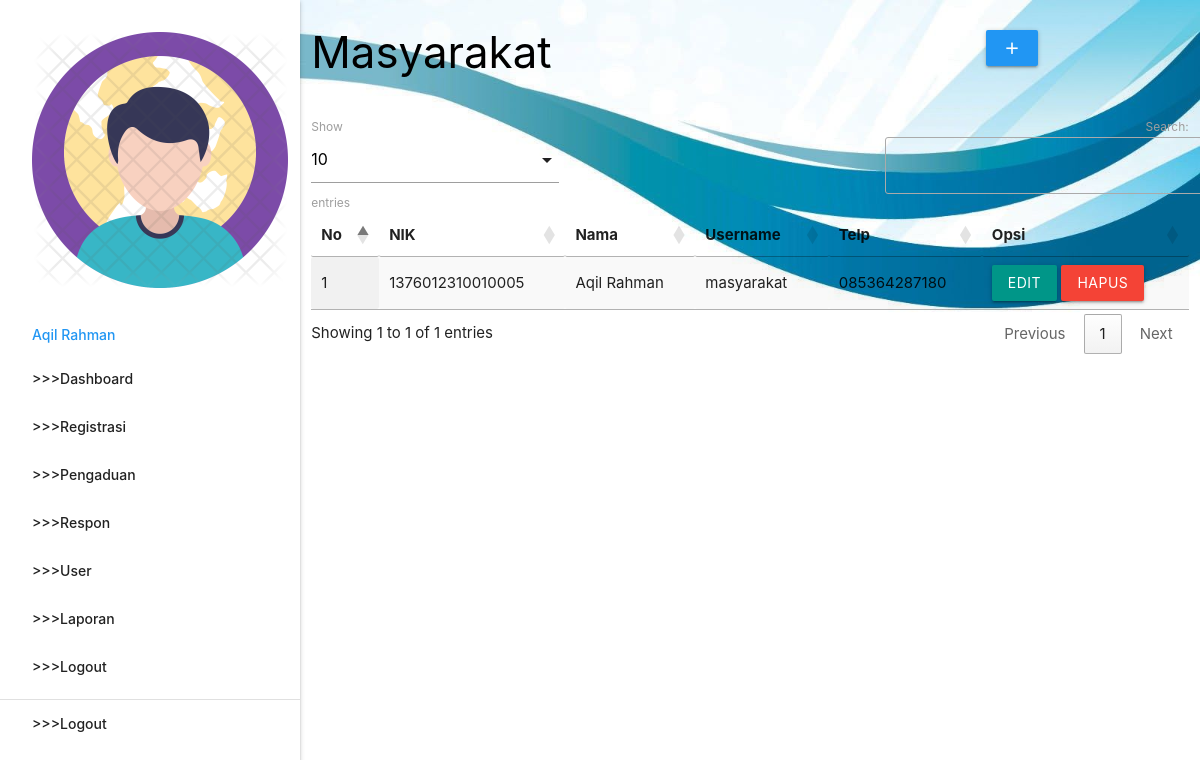
The app's page /admin/index.php?p=registrasi (signed in) with its own data.
### tables this page shows
CREATE TABLE `masyarakat` (
  `nik` varchar(16) NOT NULL,
  `nama` varchar(35) NOT NULL,
  `username` varchar(25) NOT NULL,
  `password` varchar(255) NOT NULL,
  `telp` varchar(13) NOT NULL
);

### admin/registrasi.php (the view, shortened to what this page needs)
       <div class="row">
         <div class="col s12 m9">
           <h3 class="black-text">Masyarakat</h3>
         </div>
         <div class="col s12 m3">
           <div class="section"></div>
           <a class="waves-effect waves-light btn modal-trigger blue" href="#modal1"><i class="material-icons">add</i></a>
         </div>
       </div>
       <table id="example" class="display responsive-table" style="width:100%">
         <thead>
             <tr>
				<th>No</th>
				<th>NIK</th>
				<th>Nama</th>
				<th>Username</th>
				<th>Telp</th>
               	<th>Opsi</th>
             </tr>
         </thead>
         <tbody>
<?php
	$no=1;
	$query = mysqli_query($koneksi,"SELECT * FROM masyarakat ORDER BY nik ASC");
	while ($r=mysqli_fetch_assoc($query)) { ?>
	<tr>
		<td><?php echo $no++; ?></td>
		<td><?php echo $r['nik']; ?></td>
		<td><?php echo $r['nama']; ?></td>
		<td><?php echo $r['username']; ?></td>
		<td><?php echo $r['telp']; ?></td>
		<td><a class="btn teal modal-trigger" href="#regis_edit?nik=<?php echo $r['nik'] ?>">Edit</a> <a onclick="return confirm('Anda Yakin Ingin Menghapus Y/N')" class="btn red" href="index.php?p=regis_hapus&nik=<?php echo $r['nik'] ?>">Hapus</a></td>
	</tr>
           <?php  }
            ?>
         </tbody>
       </table>

### records on screen
masyarakat: nik "1376012310010005", nama "Aqil Rahman", username "masyarakat", telp "085364287180"

### other values on screen
$_SESSION['data']['nama_petugas'] "Aqil Rahman"
